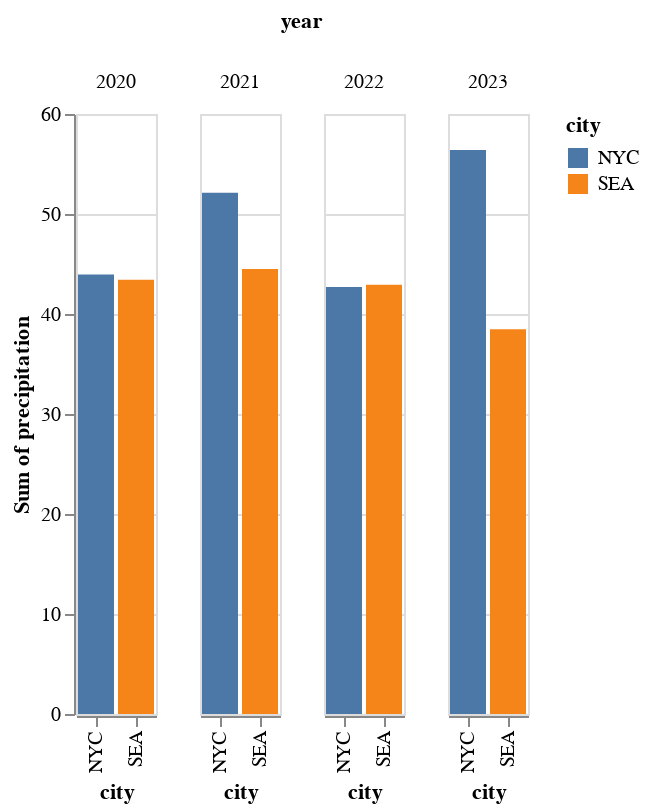

Here is the notebook cell this chart was saved with:
### Markdown cell above
As we can see, New York ranks much higher in this metric, which could have been inferred from the data before.

### Code cell
alt.Chart(df).mark_bar().encode(
    x='city:O',
    y='sum(precipitation)',
    color='city',
    column='year:N'
)

### Figure 1 — Vega-Lite specification as saved in the notebook (floating-point values rounded to 4 significant figures; data arrays with more than 128 entries replaced by an {"elided": "..."} marker saying what was removed)
{"config": {"view": {"continuousWidth": 400, "continuousHeight": 300}}, "data": {"name": "data-2d181812440965ace324051e06917c7e"}, "mark": "bar", "encoding": {"color": {"field": "city", "type": "nominal"}, "column": {"field": "year", "type": "nominal"}, "x": {"field": "city", "type": "ordinal"}, "y": {"aggregate": "sum", "field": "precipitation", "type": "quantitative"}}, "$schema": "https://vega.github.io/schema/vega-lite/v4.17.0.json", "datasets": {"data-2d181812440965ace324051e06917c7e": {"elided": "2922 records"}}}
